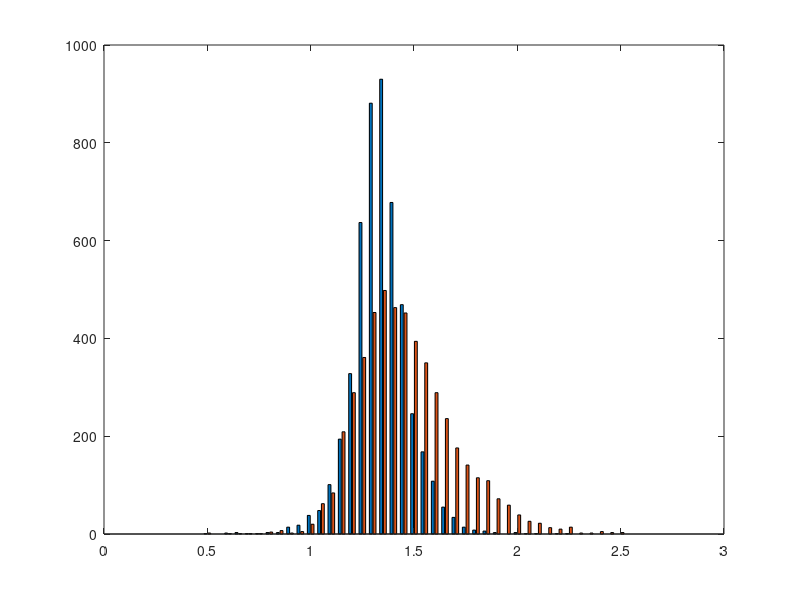

This figure's MATLAB source: (Note: this script raises an error after producing the figure.)
clear all; close all; clc

P1 = importdata('Control_P.txt');
M1 = importdata('Control_M.txt');

P2 = importdata('XKD_P.txt');
M2 = importdata('XKD_M.txt');
H1 = M1./P1;
H2 = M2./P2;

figure;
le = 0.0:0.05:2.5;
Dny = zeros(length(le)-1,2);
Dny(1,1) = length(find(H1 < le(1) ) );
Dny(1,2) = length(find(H2 < le(1) ) );
for i = 2:length(le)-1;
    Dny(i,1) = length(find(H1 < le(i) & H1 >= le(i-1) ));
    Dny(i,2) = length(find(H2 < le(i) & H2 >= le(i-1) ));
end
AXM = [Dny(:,1), Dny(:,2)]; b = bar(le(2:end),AXM); b(1).FaceColor = 'k'; b(1).EdgeColor = 'k'; b(1).LineWidth = 2;
legend(['Control ',num2str(mean(H1)),' s ',num2str(std(H1))],['X-KD ',num2str(mean(H2)),' s ',num2str(std(H2))]); 
b(2).FaceColor = 'r'; b(2).EdgeColor = 'r'; b(2).LineWidth = 2;
goodplot;


figure
loglog(P1(1:500),M1(1:500),'.b','Markersize',15); hold on
loglog(P2(1:500),M2(1:500),'.r','Markersize',15); goodplot